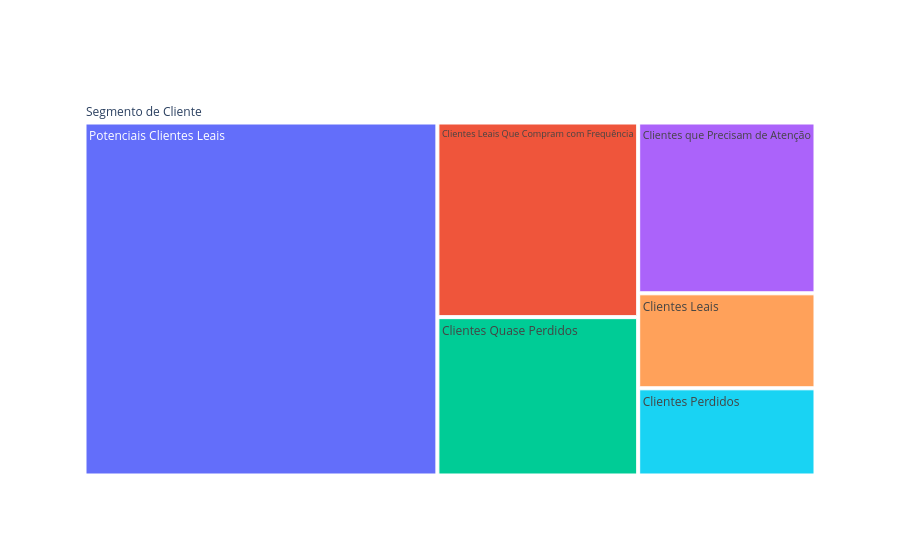

Notebook cell for this chart:
### Code cell
fig = go.Figure(go.Treemap(labels = rfm_level_ag['Segmento de Cliente'], 
                           parents = ['Segmento de Cliente', 
                                      'Segmento de Cliente',
                                      'Segmento de Cliente',
                                      'Segmento de Cliente',
                                      'Segmento de Cliente',
                                      'Segmento de Cliente',
                                      'Segmento de Cliente'], values = rfm_level_ag[('Monetary', 'count')]))

fig.show()

### Figure 1 — Plotly figure (JSON) as saved in the notebook; plotly's stock layout.template omitted (floating-point values rounded to 4 significant figures)
{"data": [{"labels": ["Clientes Leais", "Clientes Leais Que Compram com Frequência", "Clientes Perdidos", "Clientes Quase Perdidos", "Clientes que Precisam de Atenção", "Potenciais Clientes Leais"], "parents": ["Segmento de Cliente", "Segmento de Cliente", "Segmento de Cliente", "Segmento de Cliente", "Segmento de Cliente", "Segmento de Cliente", "Segmento de Cliente"], "type": "treemap", "values": [6141, 14249, 5638, 11595, 11043, 45421]}], "layout": {}}
